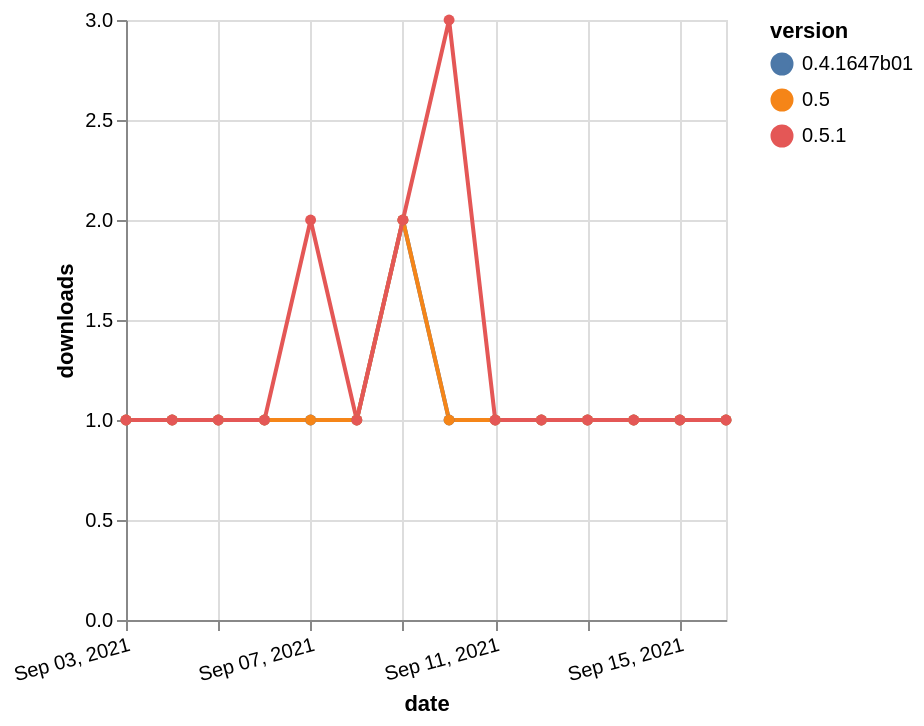

Vega-Lite specification stored for this chart:
### Vega-Lite specification from a JSON file in a GitHub repository (floating-point values rounded to 4 significant figures)
{"$schema": "https://vega.github.io/schema/vega-lite/v5.json", "description": "A simple bar chart with embedded data.", "data": {"values": [{"date": "2021-09-03", "total": 128, "delta": 1, "version": "0.4.1647b01"}, {"date": "2021-09-04", "total": 129, "delta": 1, "version": "0.4.1647b01"}, {"date": "2021-09-05", "total": 130, "delta": 1, "version": "0.4.1647b01"}, {"date": "2021-09-06", "total": 131, "delta": 1, "version": "0.4.1647b01"}, {"date": "2021-09-07", "total": 132, "delta": 1, "version": "0.4.1647b01"}, {"date": "2021-09-08", "total": 133, "delta": 1, "version": "0.4.1647b01"}, {"date": "2021-09-09", "total": 135, "delta": 2, "version": "0.4.1647b01"}, {"date": "2021-09-10", "total": 136, "delta": 1, "version": "0.4.1647b01"}, {"date": "2021-09-11", "total": 137, "delta": 1, "version": "0.4.1647b01"}, {"date": "2021-09-12", "total": 138, "delta": 1, "version": "0.4.1647b01"}, {"date": "2021-09-13", "total": 139, "delta": 1, "version": "0.4.1647b01"}, {"date": "2021-09-14", "total": 140, "delta": 1, "version": "0.4.1647b01"}, {"date": "2021-09-15", "total": 141, "delta": 1, "version": "0.4.1647b01"}, {"date": "2021-09-16", "total": 142, "delta": 1, "version": "0.4.1647b01"}, {"date": "2021-09-03", "total": 128, "delta": 1, "version": "0.5"}, {"date": "2021-09-04", "total": 129, "delta": 1, "version": "0.5"}, {"date": "2021-09-05", "total": 130, "delta": 1, "version": "0.5"}, {"date": "2021-09-06", "total": 131, "delta": 1, "version": "0.5"}, {"date": "2021-09-07", "total": 132, "delta": 1, "version": "0.5"}, {"date": "2021-09-08", "total": 133, "delta": 1, "version": "0.5"}, {"date": "2021-09-09", "total": 135, "delta": 2, "version": "0.5"}, {"date": "2021-09-10", "total": 136, "delta": 1, "version": "0.5"}, {"date": "2021-09-11", "total": 137, "delta": 1, "version": "0.5"}, {"date": "2021-09-12", "total": 138, "delta": 1, "version": "0.5"}, {"date": "2021-09-13", "total": 139, "delta": 1, "version": "0.5"}, {"date": "2021-09-14", "total": 140, "delta": 1, "version": "0.5"}, {"date": "2021-09-15", "total": 141, "delta": 1, "version": "0.5"}, {"date": "2021-09-16", "total": 142, "delta": 1, "version": "0.5"}, {"date": "2021-09-03", "total": 125, "delta": 1, "version": "0.5.1"}, {"date": "2021-09-04", "total": 126, "delta": 1, "version": "0.5.1"}, {"date": "2021-09-05", "total": 127, "delta": 1, "version": "0.5.1"}, {"date": "2021-09-06", "total": 128, "delta": 1, "version": "0.5.1"}, {"date": "2021-09-07", "total": 130, "delta": 2, "version": "0.5.1"}, {"date": "2021-09-08", "total": 131, "delta": 1, "version": "0.5.1"}, {"date": "2021-09-09", "total": 133, "delta": 2, "version": "0.5.1"}, {"date": "2021-09-10", "total": 136, "delta": 3, "version": "0.5.1"}, {"date": "2021-09-11", "total": 137, "delta": 1, "version": "0.5.1"}, {"date": "2021-09-12", "total": 138, "delta": 1, "version": "0.5.1"}, {"date": "2021-09-13", "total": 139, "delta": 1, "version": "0.5.1"}, {"date": "2021-09-14", "total": 140, "delta": 1, "version": "0.5.1"}, {"date": "2021-09-15", "total": 141, "delta": 1, "version": "0.5.1"}, {"date": "2021-09-16", "total": 142, "delta": 1, "version": "0.5.1"}]}, "width": "container", "mark": {"type": "line", "point": {"filled": true}}, "encoding": {"x": {"field": "date", "type": "temporal", "timeUnit": "yearmonthdate", "title": "date", "axis": {"labelAngle": -15}}, "y": {"field": "delta", "type": "quantitative", "title": "downloads"}, "color": {"field": "version", "type": "nominal"}, "tooltip": {"field": "delta"}}}
